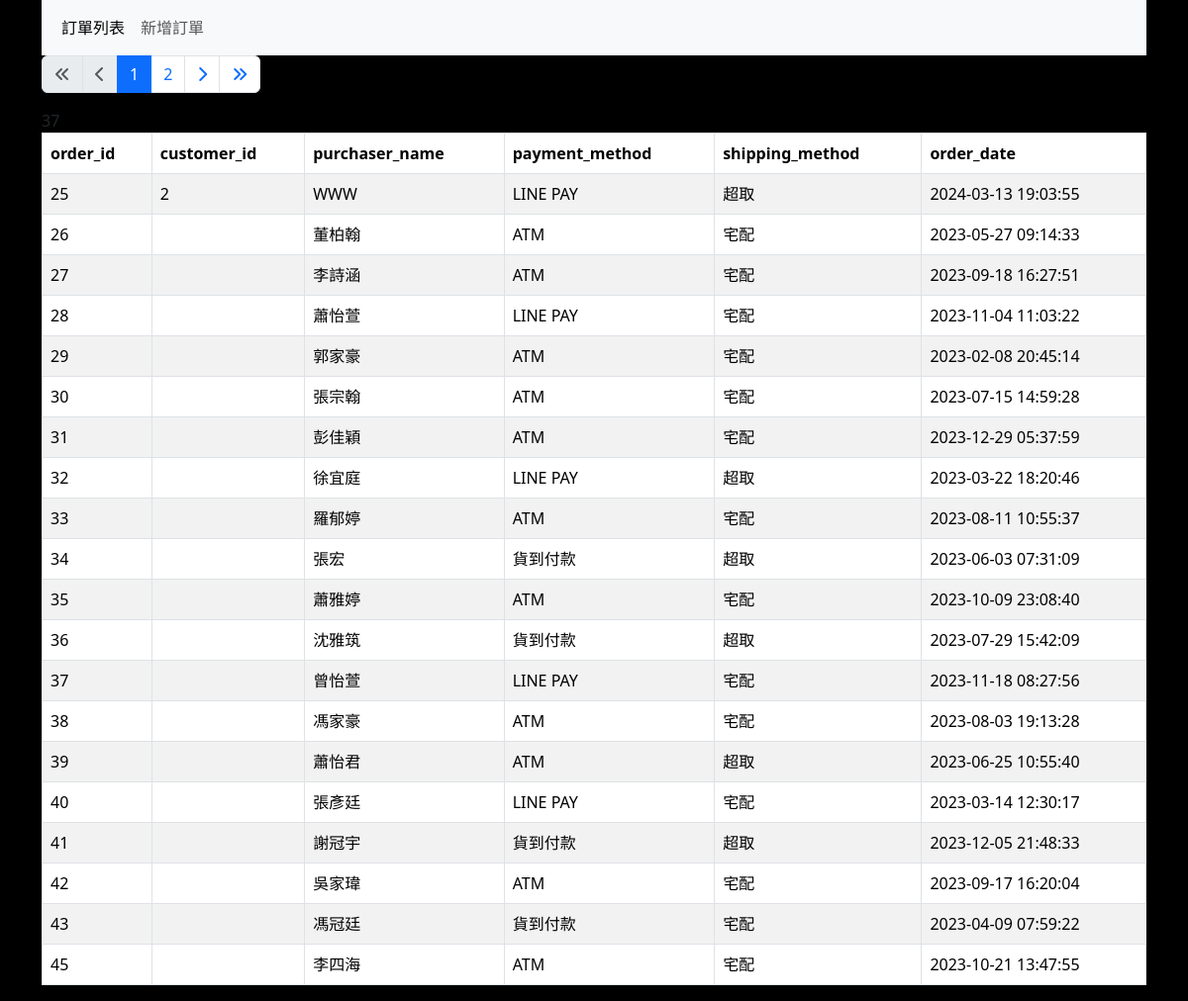
The page /order/orderList.php on the database its author committed.
### tables this page shows
CREATE TABLE `order` (
  `order_id` int(255) NOT NULL,
  `transaction_id` varchar(255) NOT NULL,
  `customer_id` int(50) DEFAULT NULL,
  `purchaser_name` varchar(50) DEFAULT NULL,
  `purchaser_mobile` varchar(50) DEFAULT NULL,
  `purchaser_email` varchar(50) DEFAULT NULL,
  `recipient_name` varchar(50) DEFAULT NULL,
  `recipient_mobile` varchar(50) DEFAULT NULL,
  `total_amount` int(50) NOT NULL,
  `payment_method` varchar(50) DEFAULT NULL,
  `shipping_method` varchar(50) DEFAULT NULL,
  `shipping_address` varchar(50) DEFAULT NULL,
  `invoice_type` varchar(50) DEFAULT NULL,
  `invoice_code` varchar(50) DEFAULT NULL,
  `company_title` varchar(50) DEFAULT NULL,
  `order_date` datetime DEFAULT NULL,
  `payment_status` varchar(50) DEFAULT NULL,
  `shipping_status` varchar(50) DEFAULT NULL,
  `shipping_date` datetime DEFAULT NULL,
  `order_status` varchar(50) DEFAULT NULL
);

### order/orderList-noadmin.php (the view, shortened to what this page needs)
<?php require __DIR__ . '/parts/pdo-connect.php';
$page = isset($_GET['page']) ? intval($_GET['page']) : 1;
$perPage = 20;
$t_sql = "SELECT COUNT(1) FROM `order`";
$t_stmt = $pdo->query($t_sql);
$totalRows = $t_stmt->fetch(PDO::FETCH_NUM)[0];
$totalPage = ceil($totalRows / $perPage);
$rows = [];
if ($totalRows > 0) {
    $sql = sprintf("SELECT * FROM `order` LIMIT %s,%s", ($page - 1) * $perPage, $perPage);
    $rows = $pdo->query($sql)->fetchAll();
}
?>
<?php include __DIR__ . '/parts/html-head.php' ?>
<?php include __DIR__ . '/parts/navbar.php' ?>
<div class="container">
    <div class="row">
        <nav aria-label="Page navigation example">
            <ul class="pagination">
                <li class="page-item <?= $page == 1 ? 'disabled' : '' ?>"><a class="page-link" href="?page=1"><i class="fa-solid fa-angles-left"></i></a></li>
                <li class="page-item <?= $page == 1 ? 'disabled' : '' ?>"><a class="page-link" href="?page=<?= $page - 1 ?>"><i class="fa-solid fa-chevron-left"></i></a></li>
                <?php for ($i = $page - 2; $i <= $page + 2; $i++) : ?>
                    <?php if ($i >= 1 and $i <= $totalPage) : ?>
                        <li class="page-item <?= $i == $page ? "active" : '' ?>">
                            <a class="page-link" href="?page=<?= $i ?>"><?= $i ?></a>
                        </li>
                    <?php endif ?>
                <?php endfor ?>
                <li class="page-item <?= $page == $totalPage ? 'disabled' : '' ?>"><a class="page-link" href="?page=<?= $page + 1 ?>"><i class="fa-solid fa-chevron-right"></i></a></li>
                <li class="page-item <?= $page == $totalPage ? 'disabled' : '' ?>"><a class="page-link" href="?page=<?= $totalPage ?>"><i class="fa-solid fa-angles-right"></i></a></li>
            </ul>
        </nav>
    </div>
    <div class="row">
        <div class="col"><?= $totalRows ?></div>
    </div>
    <div class="row">
        <div class="col">
            <table class="table table-bordered table-striped">
                <thead>
                    <tr>
                        <th>order_id</th>
                        <th>customer_id</th>
                        <th>purchaser_name</th>
                        <th>payment_method</th>
                        <th>shipping_method</th>
                        <th>order_date</th>
                    </tr>
                </thead>
                <tbody>
                    <?php foreach ($rows as $r) : ?>
                        <tr>
                            <td><?= $r['order_id'] ?></td>
                            <td><?= $r['customer_id'] ?></td>
                            <td><?= $r['purchaser_name'] ?></td>
                            <td><?= $r['payment_method'] ?></td>
                            <td><?= $r['shipping_method'] ?></td>
                            <td><?= $r['order_date'] ?></td>
                        </tr>
                    <?php endforeach ?>
                </tbody>
            </table>
        </div>
    </div>
</div>
<?php include __DIR__ . '/parts/html-foot.php' ?>

### order/parts/html-head.php (style rules this page uses)
body { background-color: black; }

### rows shown on the page
order: order_id "25", customer "2", purchaser_name "WWW", payment_method "LINE PAY", shipping_method "超取", order_date "2024-03-13 19:03:55"
order: order_id "26", purchaser_name "董柏翰", payment_method "ATM", shipping_method "宅配", order_date "2023-05-27 09:14:33"
order: order_id "27", purchaser_name "李詩涵", payment_method "ATM", shipping_method "宅配", order_date "2023-09-18 16:27:51"
order: order_id "28", purchaser_name "蕭怡萱", payment_method "LINE PAY", shipping_method "宅配", order_date "2023-11-04 11:03:22"
order: order_id "29", purchaser_name "郭家豪", payment_method "ATM", shipping_method "宅配", order_date "2023-02-08 20:45:14"
order: order_id "30", purchaser_name "張宗翰", payment_method "ATM", shipping_method "宅配", order_date "2023-07-15 14:59:28"
order: order_id "31", purchaser_name "彭佳穎", payment_method "ATM", shipping_method "宅配", order_date "2023-12-29 05:37:59"
order: order_id "32", purchaser_name "徐宜庭", payment_method "LINE PAY", shipping_method "超取", order_date "2023-03-22 18:20:46"
order: order_id "33", purchaser_name "羅郁婷", payment_method "ATM", shipping_method "宅配", order_date "2023-08-11 10:55:37"
order: order_id "34", purchaser_name "張宏", payment_method "貨到付款", shipping_method "超取", order_date "2023-06-03 07:31:09"
order: order_id "35", purchaser_name "蕭雅婷", payment_method "ATM", shipping_method "宅配", order_date "2023-10-09 23:08:40"
order: order_id "36", purchaser_name "沈雅筑", payment_method "貨到付款", shipping_method "超取", order_date "2023-07-29 15:42:09"
order: order_id "37", purchaser_name "曾怡萱", payment_method "LINE PAY", shipping_method "宅配", order_date "2023-11-18 08:27:56"
order: order_id "38", purchaser_name "馮家豪", payment_method "ATM", shipping_method "宅配", order_date "2023-08-03 19:13:28"
order: order_id "39", purchaser_name "蕭怡君", payment_method "ATM", shipping_method "超取", order_date "2023-06-25 10:55:40"
order: order_id "40", purchaser_name "張彥廷", payment_method "LINE PAY", shipping_method "宅配", order_date "2023-03-14 12:30:17"
order: order_id "41", purchaser_name "謝冠宇", payment_method "貨到付款", shipping_method "超取", order_date "2023-12-05 21:48:33"
order: order_id "42", purchaser_name "吳家瑋", payment_method "ATM", shipping_method "宅配", order_date "2023-09-17 16:20:04"
order: order_id "43", purchaser_name "馮冠廷", payment_method "貨到付款", shipping_method "宅配", order_date "2023-04-09 07:59:22"
order: order_id "45", purchaser_name "李四海", payment_method "ATM", shipping_method "宅配", order_date "2023-10-21 13:47:55"

### other values the page prints
$totalRows "37"
